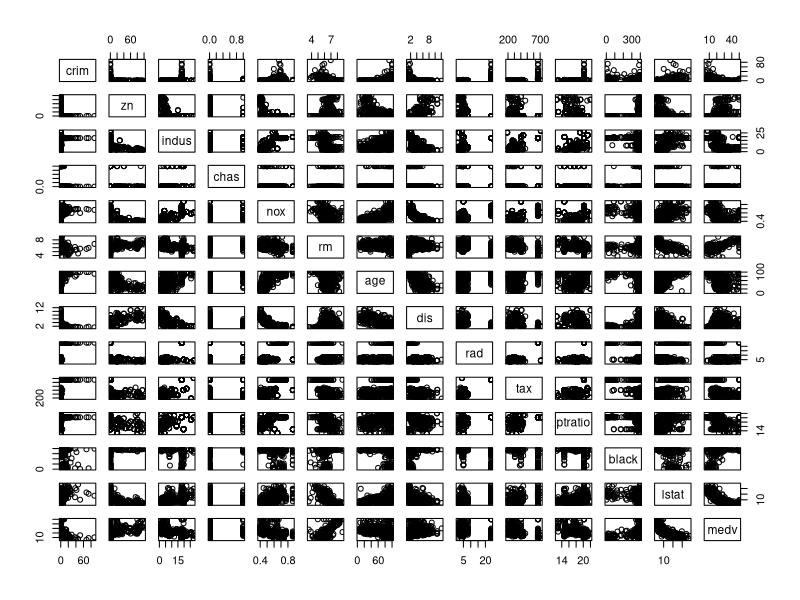
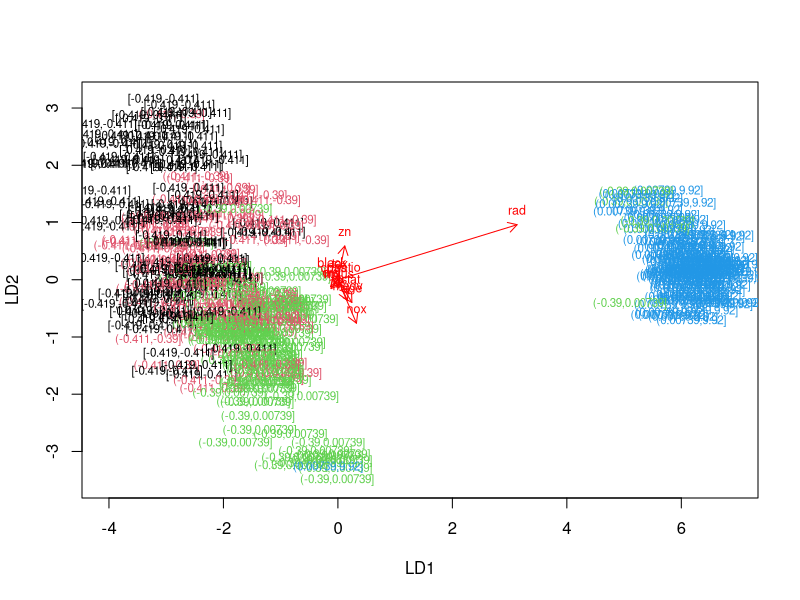

The R script that drew these images, in order:
## ---- chunk 1
library(MASS)
 data("Boston")
 str(Boston)
 dim(Boston)
## ---- chunk 2
 pairs(Boston)
  summary(Boston)
## ---- chunk 3
boston_scaled <- scale(Boston)
summary(boston_scaled)
boston_scaled <- as.data.frame(boston_scaled)
## ---- chunk 4
scaled_crim <- boston_scaled$crim
bins <- quantile(scaled_crim)
crime <- cut(scaled_crim, breaks = bins, include.lowest = TRUE)
boston_scaled<- dplyr:: select(boston_scaled, -crim)
boston_scaled<- data.frame(boston_scaled, crime)
n<- nrow(boston_scaled)
ind <- sample(n,  size = n * 0.8)
train <- boston_scaled[ind,]
test <- boston_scaled[-ind,]
correct_classes <-test$crime
test <- dplyr::select(test, -crime)





lda.fit<- lda(crime~., data = train)

lda.arrows <- function(x, myscale = 1, arrow_heads = 0.1, color = "red", tex = 0.75, choices = c(1,2)){
  heads <- coef(x)
  arrows(x0 = 0, y0 = 0, 
         x1 = myscale * heads[,choices[1]], 
         y1 = myscale * heads[,choices[2]], col=color, length = arrow_heads)
  text(myscale * heads[,choices], labels = row.names(heads), 
       cex = tex, col=color, pos=3)
}
classes <- as.numeric(train$crime)


plot(lda.fit, dimen = 2, col=classes, pch= classes)
lda.arrows(lda.fit, myscale = 1)

lda.pred <- predict(lda.fit, newdata = test)
table(correct = correct_classes, predicted = lda.pred$class)
 
